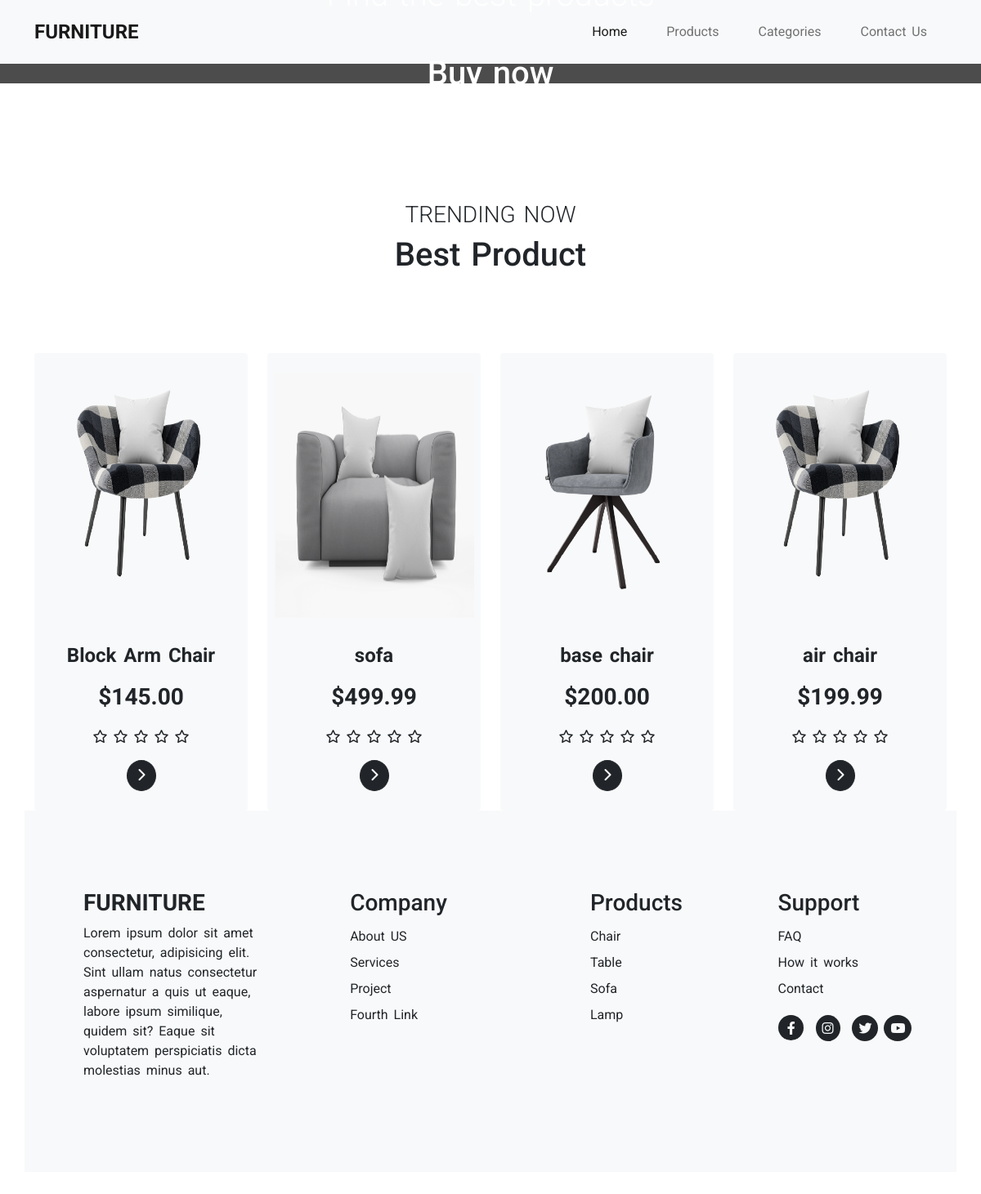
Screenshot of /products/ with the database file from the repository.
### joniApp/models.py (models this page shows, shortened)
class Product(models.Model):
    product_id = models.AutoField(primary_key=True)
    product_name = models.CharField(max_length=60, null=True, blank=True)
    product_price = models.DecimalField(max_digits=5, decimal_places=2, null=True, blank=True)
    product_review = models.TextField(max_length=500, null=True, blank=True)
    product_descriptions = models.TextField(max_length=700, null=True, blank=True)
    product_legs = models.IntegerField(null=True, blank=True)
    product_pillows = models.IntegerField(null=True, blank=True)
    product_image = models.ImageField(upload_to='product/')
    product_color = models.ManyToManyField(Color)
    product_material = models.ManyToManyField(Material)
    product_category = models.ForeignKey(Category, on_delete=models.CASCADE, null=True, blank=True)

### joniApp/views.py (the view)
# urls.py: path('products/', views.productsFun, name="products"),
def productsFun(request):
    products = Product.objects.all().order_by('-product_id')
    categories = Category.objects.all()
    context = {'products': products, 'categories': categories}
    return render(request, 'products.html', context)

### joniApp/templates/products.html (shortened to what this page needs)
{% extends 'main.html' %}
{% load static %}
{% block content %}
    <div class="container-fluid position-relative p-0  ">
        <div class="cover">
        </div>
        <div class="info-cover position-absolute w-50 top-50 start-50 translate-middle text-center">
            <h2 class="fw-light text-white fs-1 mb-5">Find the best products</h2>
            <h1 class="fs-1 text-white mb-5 pb-5">Buy now</h1>
        </div>
    </div>
    <div class="container my-5 pt-5">
        <div class="my-5 text-center">
            <h3 class="text-uppercase fw-light">trending now</h3>
            <h2 class="fs-1">Best Product</h2>
        </div>
        <div class="row">
            {% for product in products %}
            <div class="col-12 col-md-6 col-lg-3 mt-5">
                <div class="card h-100 p-2 bg-light border-0">
                    <img src="{{product.product_image.url}}" class="card-img-top mt-3 img-fluid chair" alt="...">
                    <div class="card-body text-center">
                        <h4 class="card-title fw-bolder mt-3">{{product.product_name}}</h4>
                        <p class="card-text fw-bold mt-3 fs-3">${{product.product_price}}</p>
                        <div class="mt-3">
                            {{ product.product_review|safe }}
                        </div>
                        <a href="#" class="btn btn-dark rounded-circle mt-3"><i class="fas fa-chevron-right"></i></a>
                    </div>
                </div>
            </div>
            {% endfor %}
    {% endblock %}

### joniApp/templates/main.html (shortened to what this page needs)
<!DOCTYPE html>
{% load static %}
<html lang="en">
<head>
    <link rel="stylesheet" href="{% static 'css/bootstrap.min.css' %}">
    <link rel="stylesheet" href="{% static 'css/style.css' %}">
    <link rel="stylesheet" href="https://cdnjs.cloudflare.com/ajax/libs/font-awesome/6.0.0-beta3/css/all.min.css"
>
</head>
<body>
  {% include 'navbar.html' %}
    {% block content %}
    {% endblock %}
  {% include 'footer.html' %}
</body>
</html>

### joniApp/templates/navbar.html (shortened to what this page needs)
    <nav class="navbar navbar-expand-lg navbar-light bg-light text-dark py-3">
        <div class="container">
            <a class="navbar-brand fw-bolder fs-4 text-uppercase" href="{% url 'home' %}">furniture</a>
            <div class="collapse navbar-collapse" id="navbarSupportedContent">
                <ul class="navbar-nav ms-auto mb-2 mb-lg-0 text-dark">
                    <li class="nav-item px-3">
                        <a class="nav-link active" aria-current="page" href="{% url 'home' %}">Home</a>
                    </li>
                    <li class="nav-item px-3">
                        <a class="nav-link " href="{% url 'products' %}">Products
                        </a>
                    </li>
                    <li class="nav-item dropdown px-3">
                        <a class="nav-link dropdown-toggle" href="#" id="navbarDropdown" role="button"
                            data-bs-toggle="dropdown" aria-expanded="true">
                            Categories
                        </a>
                    </li>
                    <li class="nav-item px-3">
                        <a class="nav-link" href="{% url 'contact' %}">Contact Us</a>
                    </li>
                </ul>
            </div>
        </div>
    </nav>

### joniApp/templates/footer.html
    <footer class="bg-light py-5">
        <div class="container py-5">
            <div class="row">
                <div class="col-12 col-md-6 col-lg-3 ps-5 ">
                    <h3 class="fs-3 fw-bold text-dark"><a href="" class="text-decoration-none text-dark">FURNITURE</a>
                    </h3>
                    <p>Lorem ipsum dolor sit amet consectetur, adipisicing elit. Sint ullam natus consectetur aspernatur
                        a quis ut eaque, labore ipsum similique, quidem sit? Eaque sit voluptatem perspiciatis dicta
                        molestias minus aut.</p>
                </div>
                <div class="col-12 col-md-6 col-lg-3 d-flex justify-content-center align-content-center
                ">
                    <div>
                        <h3 class="ps-5">Company</h3>
                        <ul class="list-unstyled ps-5 lh-lg">
                            <li><a href="" class="text-decoration-none text-dark">About US</a></li>
                            <li><a href="" class="text-decoration-none text-dark">Services</a></li>
                            <li><a href="" class="text-decoration-none text-dark">Project</a></li>
                            <li><a href="" class="text-decoration-none text-dark">Fourth Link</a></li>
                        </ul>
                    </div>
                </div>
                <div class="col-12 col-md-6 col-lg-3 ps-5 d-flex justify-content-center align-content-center">
                    <div>
                        <h3 class="ps-5">Products</h3>
                        <ul class="list-unstyled ps-5 lh-lg">
                            <li><a href="" class="text-decoration-none text-dark">Chair</a></li>
                            <li><a href="" class="text-decoration-none text-dark">Table</a></li>
                            <li><a href="" class="text-decoration-none text-dark">Sofa</a></li>
                            <li><a href="" class="text-decoration-none text-dark">Lamp</a></li>
                        </ul>
                    </div>
                </div>
                <div class="col-12 col-md-6 col-lg-3 d-flex justify-content-center align-content-center ">
                    <div>
                        <h3 class="ps-5">Support</h3>
                        <ul class="list-unstyled ps-5 lh-lg">
                            <li><a href="" class="text-decoration-none text-dark">FAQ</a></li>
                            <li><a href="" class="text-decoration-none text-dark">How it works</a></li>
                            <li><a href="" class="text-decoration-none text-dark">Contact</a></li>
                        </ul>
                        <div class="social text-light ps-5">
                            <i class="fab fa-facebook-f pt-2 bg-dark rounded-circle"></i>
                            <i class="fab fa-instagram ms-2 p-2 bg-dark rounded-circle"></i>
                            <i class="fab fa-twitter ms-2 p-2 bg-dark rounded-circle"></i>
                            <i class="fab fa-youtube bg-dark p-2 rounded-circle"></i>
                        </div>
                    </div>
                </div>
            </div>
        </div>
    </footer>

### joniApp/static/css/style.css (style rules this page uses)
* { margin: 0; padding: 0; box-sizing: border-box; }
body { font-size: 1rem; line-height: 1.5; word-spacing: 3px; font-family: 'Roboto', sans-serif; }
.navbar-brand { text-transform: uppercase; }
.navbar-nav .nav-item a, .navbar-brand { color: #000; }
.dropdown-toggle::after { display: none; }
.chair { height: 300px; }
.cover::after { content: ""; position: absolute; left: 0; top: 0; width: 100%; height: 100%; background-color: rgba(0, 0, 0, 0.7); background-image: linear-gradient(rgba(0, 0, 0, 0.5) 50%); }
.fa-facebook-f { width: 31px; height: 31px; padding-left: 0.7rem; }

### rows the page displays
Product: product_image (picture), product_name "Block Arm Chair", product_price "145.00"
Product: product_image (picture), product_name "sofa", product_price "499.99"
Product: product_image (picture), product_name "base chair", product_price "200.00"
Product: product_image (picture), product_name "air chair", product_price "199.99"
